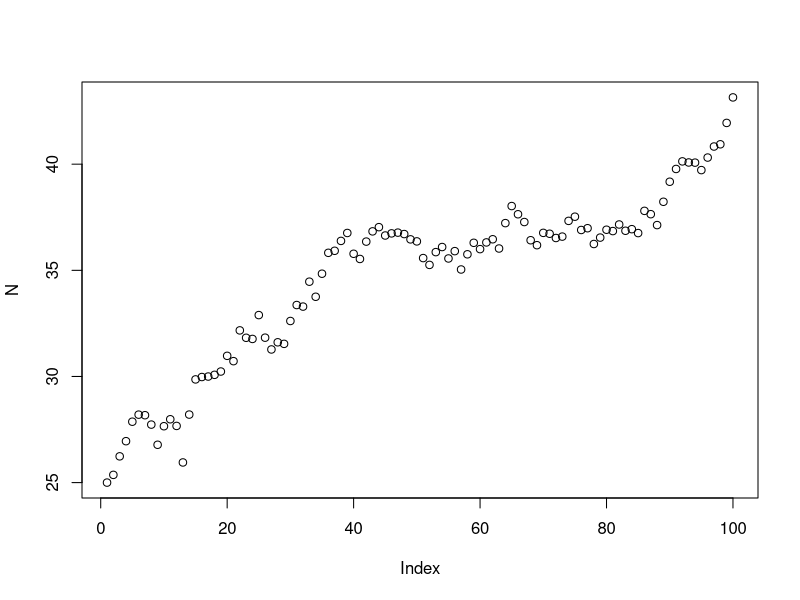
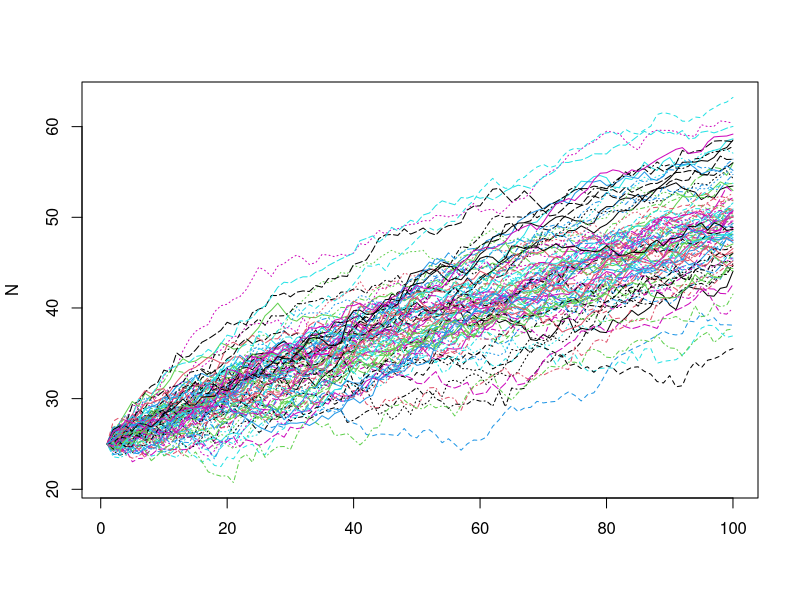
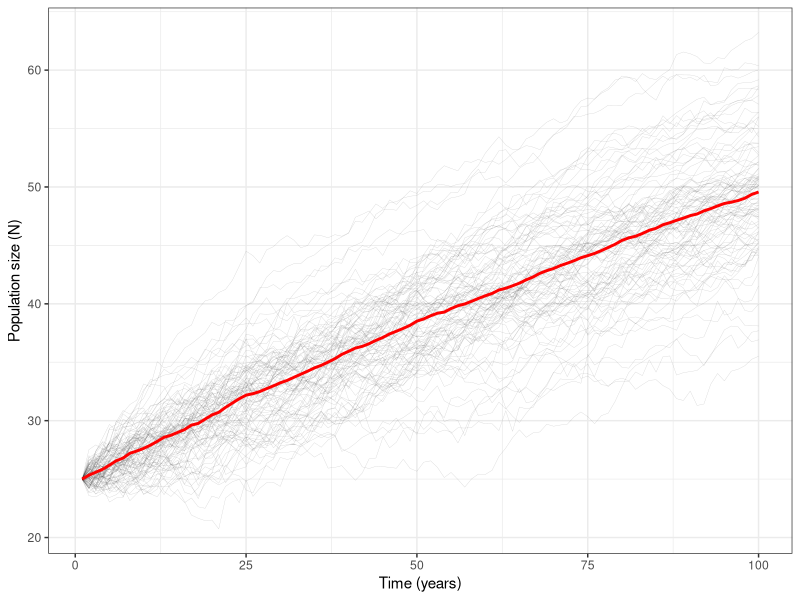

Write R code to recreate these figures, in order.
## ---- chunk 1
knitr::opts_chunk$set(echo = TRUE)
## ---- chunk 2
# Numeric vector
my_vector <- vector(mode = "numeric", length = 100)

# Logical vector
my_second_vector <- vector(mode = "logical", length = 20)
## ---- chunk 3
# Length of my vector
length(my_vector)
length(my_second_vector)
## ---- chunk 4
class(my_vector)
class(my_second_vector)
## ---- chunk 5
# Using c to createa vector
my_vector <- c(1:50)

# What's the first element?
my_vector[1]

# What's the last element?
my_vector[-1]

# What's the seventh element?
my_vector[7]

# Select a range from a vector
my_vector[3:7]
## ---- chunk 6
# Create a 10 x 10 matrix full of NA's
my_matrix <- matrix(data = 1:100, nrow = 20, ncol = 5)
## ---- chunk 7
# What are the dimensions? (gives number of rows then number of columns)
dim(my_matrix)
## ---- chunk 8
# How many elements are there?
length(my_matrix)
## ---- chunk 9
class(my_matrix)
## ---- chunk 10
my_matrix[2,]

#Index a column
my_matrix[,3]

# Index a given cell
my_matrix[8,3]

# Index and replace
my_matrix[8,3] <- 100000

# Replace and entire column
my_matrix[,5] <- 10

## ---- chunk 11
for (i in 1:10){
  print('hello world')
}
## ---- chunk 12
rnorm(n = 5, mean = 10, sd = 2)
## ---- chunk 13
# Set up mode parameters
K <- 100
nsteps <- 100
mu <- 0.4
sigma <- 1

# Set up model objects
N <- vector(mode = "numeric", length = nsteps)
N[1] <- 25

# Model it
for(t in 2:nsteps){
  r <- rnorm(n = 1, mean = mu, sd = sigma)
  N[t] <- N[t-1] + r * (1 - (N[t-1] / K))
}

# Visualize it
plot(N)

## ---- chunk 14
# Set up mode parameters
K <- 100
nsteps <- 100
mu <- 0.4
sigma <- 1

# Set up model objects -Modify
N <- matrix(data = NA, nrow = nsteps, ncol = 100)
N[1,] <- 25

# Model it
for(t in 2:nsteps){
  r <- rnorm(n = 100, mean = mu, sd = sigma)
  N[t,] <- N[t-1,] + r * (1 - (N[t-1,] / K))
}

# Visualize it
matplot(N, type = "l")
## ---- chunk 15
# Load tidyverse
library(tidyverse)

# Ctreate data.frame
my_data <- as_tibble(N) %>% 
  mutate(time = 1:nsteps) %>% 
  gather(run, N, -time)

# Visualize it
ggplot(data = my_data, mapping = aes(x = time, y = N)) +
  geom_line(aes(group = run), size = 0.1, alpha = 0.2) +
  stat_summary(geom = "line", fun = mean, color = "red", size = 1) +
  theme_bw() +
  labs(x = "Time (years)", y = "Population size (N)")
